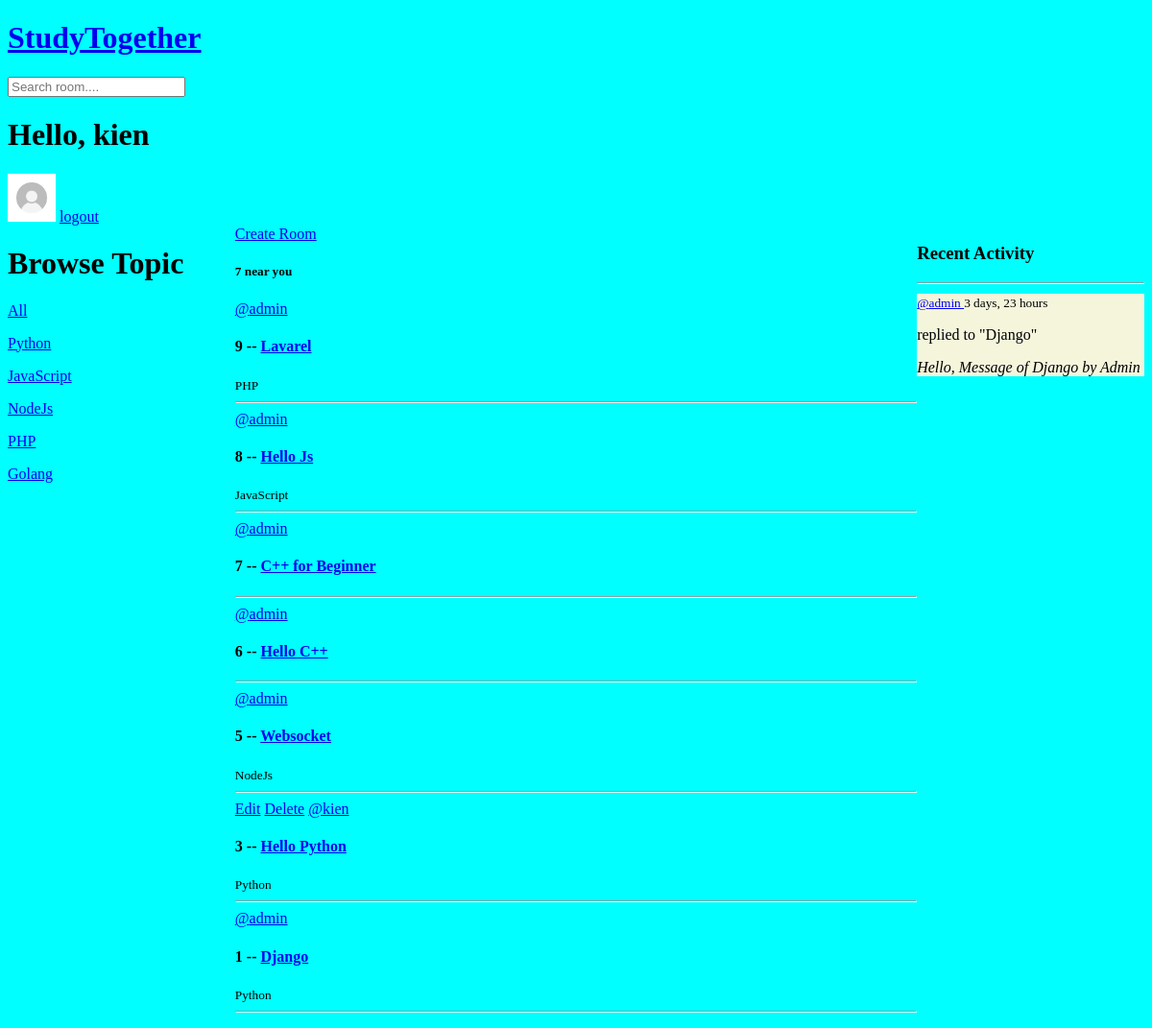
The page / (signed in) on the database as committed earlier.
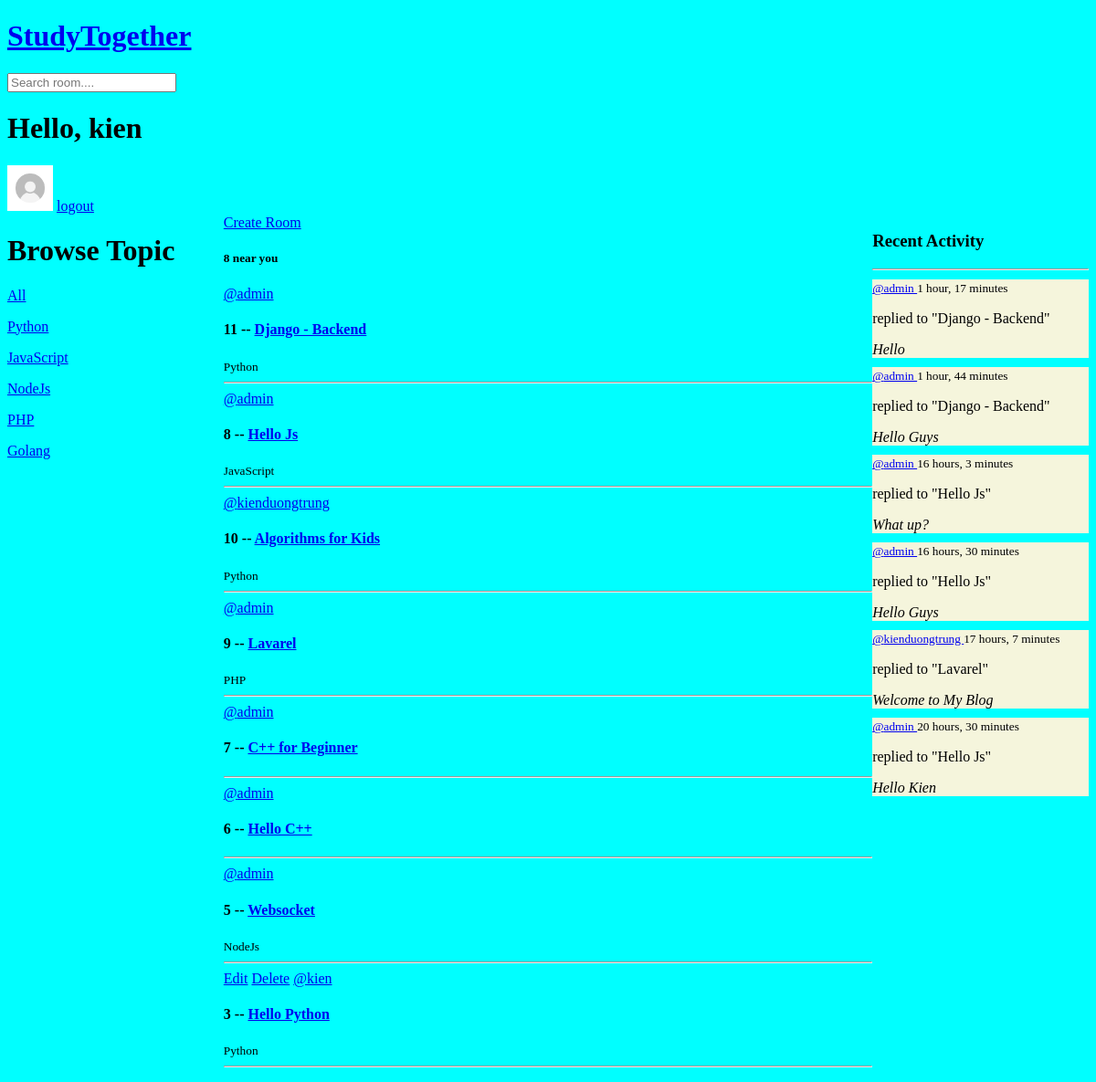
The same page on the database as committed later.
### BaseStudy/models.py (models this page shows, shortened)
class Topic(models.Model):
    name = models.CharField(max_length=200)

class Room(models.Model):
    host = models.ForeignKey(User, on_delete=models.SET_NULL, null=True)
    topic = models.ForeignKey(Topic, on_delete=models.SET_NULL, null=True)
    name = models.CharField(max_length=200)
    description = models.TextField(null=True, blank=True)
    participants =  models.ManyToManyField(User, related_name='participants', blank=True)
    updated = models.DateTimeField(auto_now=True)
    created = models.DateTimeField(auto_now_add=True)
    class Meta:
        ordering = ['-updated', '-created']
    def __str__(self):
        return self.name

class Message(models.Model):
    user = models.ForeignKey(User, on_delete=models.CASCADE)
    room = models.ForeignKey(Room, on_delete=models.CASCADE)
    body = models.TextField()
    updated = models.DateTimeField(auto_now=True)
    created = models.DateTimeField(auto_now_add=True)
    class Meta:
        ordering = ['-updated', '-created']

### BaseStudy/views.py (the view)
# urls.py: path('', views.home, name='home'),
def home(request):
    q = request.GET.get('q') if request.GET.get('q') != None else ''
    rooms = Room.objects.filter(
        Q(topic__name__icontains=q) |
        Q(name__icontains=q)
        )
    topics = Topic.objects.all()
    room_counts = rooms.count()
    room_messages = Message.objects.filter(Q(room__topic__name__icontains=q))
    context = {'rooms': rooms, 'topics': topics, 'rooms_count': room_counts, 'room_messages': room_messages}
    return render(request, 'BaseStudy/home.html', context)

### BaseStudy/templates/BaseStudy/home.html (shortened to what this page needs)
<!DOCTYPE html>
<html lang="en">
  <head>
  </head>
  <body>
    {% extends 'main.html' %} {% block content %}
    <div class="home-container">
      <div>
        {% include 'BaseStudy/topic_component.html' %}
      </div>
      <div>
        <a href="/create-room/">Create Room</a>
        <h5>{{rooms_count}} near you</h5>
        <div>
          {% include 'BaseStudy/feed_component.html' %}
        </div>
      </div>
      <div>
        {% include 'BaseStudy/activity_component.html' %}
      </div>
    </div>
    {% endblock %}

### BaseStudy/templates/BaseStudy/topic_component.html
<div>
  <h1>Browse Topic</h1>
        <div>
          <div>
            <a href="/">All</a>
          </div>
          {% for topic in topics %}
          <p><a href="/?q={{topic.name}}">{{topic.name}}</a></p>
          {% endfor %}
        </div>
</div>

### BaseStudy/templates/BaseStudy/feed_component.html
<div>
    {% for room in rooms %}
        <div>
          {% if request.user == room.host %}
          <a href="update-room/{{room.id}}">Edit</a>
          <a href="delete-room/{{room.id}}">Delete</a>
          {% endif %}
          <a href="{% url 'profile' room.host.id %}">@{{room.host.username}}</a>
          <h4>{{room.id}} -- <a href="/room/{{room.id}}">{{room.name}}</a></h4>
          <small>{{room.topic.name}}</small>
          <hr />
        </div>
        {% endfor %}
</div>

### BaseStudy/templates/BaseStudy/activity_component.html (shortened to what this page needs)
<div class="activity">
    <h3>Recent Activity</h3>
    <hr />
    {% for message in room_messages %}
    <div class="activity-item">
      <small><a href="{% url 'profile' message.user.id %}">@{{message.user}} </a> {{message.created|timesince}}</small>
      <p>replied to "{{message.room}}"</p>
      <i>{{message.body}}</i>
    </div>
    {% endfor %}
  </div>

Rows that differ between the two databases and show on the page:
removed Room: host.username "admin", id "1", name "Django", topic.name "Python"
removed Message: user "admin", created "3 days, 23 hours", room "Django", body "Hello, Message of Django by Admin"
added Room: host.username "admin", id "11", name "Django - Backend", topic.name "Python"
changed Room "Hello Js": moves up the list
added Room: host.username "kienduongtrung", id "10", name "Algorithms for Kids", topic.name "Python"
added Message: user "admin", created "1 hour, 17 minutes", room "Django - Backend", body "Hello"
added Message: user "admin", created "1 hour, 44 minutes", room "Django - Backend", body "Hello Guys"
added Message: user "admin", created "16 hours, 3 minutes", room "Hello Js", body "What up?"
added Message: user "admin", created "16 hours, 30 minutes", room "Hello Js", body "Hello Guys"
added Message: user "kienduongtrung", created "17 hours, 7 minutes", room "Lavarel", body "Welcome to My Blog"
added Message: user "admin", created "20 hours, 30 minutes", room "Hello Js", body "Hello Kien"
Other text that changed with them:
{{ rooms_count }}: "7" → "8"
